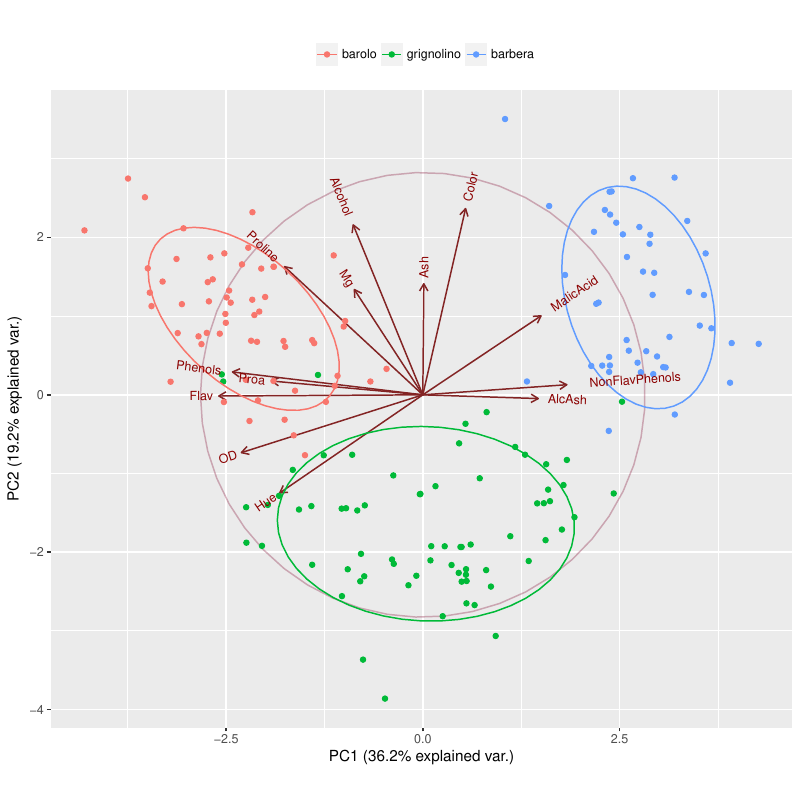

The script that saved this image:
library(ggbiplot)
data(wine)

wine.pca <- prcomp(wine, scale. = TRUE)

g <- ggbiplot(wine.pca, obs.scale = 1, var.scale = 1, 
              groups = wine.class, ellipse = TRUE, circle = TRUE)
g <- g + scale_color_discrete(name = '')
g <- g + theme(legend.direction = 'horizontal', 
              legend.position = 'top')


png("biplot.png", width=600, height=600, res=120)
print(g)
dev.off()

pdf("biplot.pdf", width = 8, height = 8, useDingbats=F)
print(g)
dev.off()
